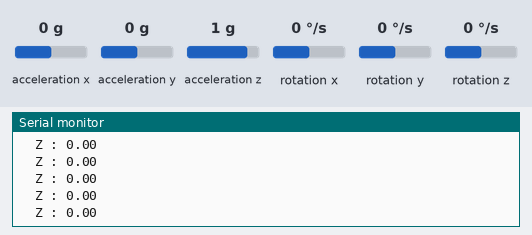
A sketch run on a simulated Arduino Uno, built with avr-gcc and run on an emulated ATmega328P. Parts: the last lines printed to the serial monitor. The inputs (shaded band) are chosen by the test bench; at power-on: rotation z 0 °/s, acceleration x 0 g, acceleration y 0 g, acceleration z 1 g, rotation x 0 °/s, rotation y 0 °/s.

Above: at 3.2 s.
3.3 s: rotation z set to -192 °/s
At 3.8 s:
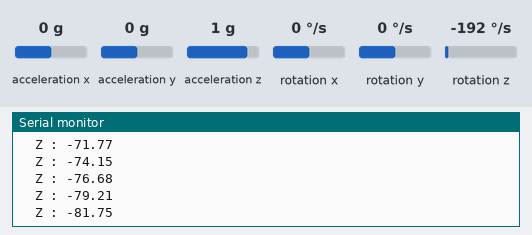
4.8 s: rotation z set to -100 °/s
At 5.7 s:
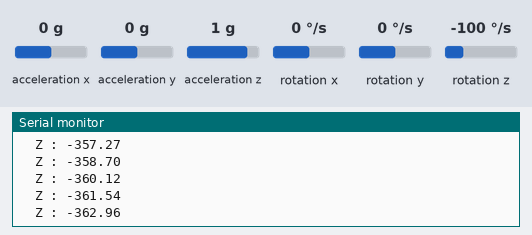
6.3 s: rotation z set to 192 °/s
At 6.8 s:
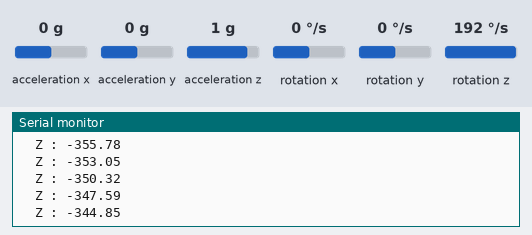
Timing chart, 0 to 9.3 s (numbered marks = the images above; inputs shaded):
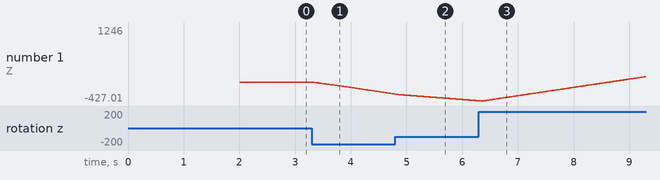

The sketch:

IMU_code.ino
```cpp
#include "Wire.h"	//Include the wire library for I2C communication.
#include <MPU6050_light.h>  //Include the `MPU6050_light` library for controlling the MPU6050 sensor.

MPU6050 mpu(Wire);	// initialize MPU6050 with the Wire library
unsigned long timer = 0;	// initialize a timer variable to be used for the loop function

void setup() {
  Serial.begin(9600);	// start serial communications with 9600 baud rate
  Wire.begin();		// start the I2C communication

  byte status = mpu.begin();	 // initialize the MPU6050, return 0 if successful
	// Prints the status of the MPU6050 sensor to the serial monitor.
  Serial.print(F("MPU6050 status: "));
  Serial.println(status);
  while(status!=0){ } // Stops the program if it could not connect to the MPU6050 sensor.

  Serial.println(F("Calculating offsets, do not move MPU6050")); //Prints a message to the serial monitor to inform the user about the calculating of offsets.
  delay(1000); //Delay waiting for the MPU6050 sensor to stabilize.
  // mpu.upsideDownMounting = true; // uncomment this line if the MPU6050 is mounted upside-down
  mpu.calcOffsets(); //Calculates the gyro and accelerometer offsets.
  Serial.println("Done!\n"); //Prints a message to the serial monitor to inform the user that the offsets calculation is complete.
}

void loop() {
  mpu.update(); //Update the MPU6050 measurements

  if((millis()-timer)>10) { //Checks if 10ms has passed.
	Serial.print("\tZ : ");
	Serial.println(mpu.getAngleZ()); // Get the angle measurement around the Z-axis and print it

	timer = millis();  // reset the timer
  }
}
```

Measured:
- after the input at 3.3 s, the serial monitor: prints a new line at once (image 1)
- plotted number 1: 0 → -268.68 after the input at 3.3 s
